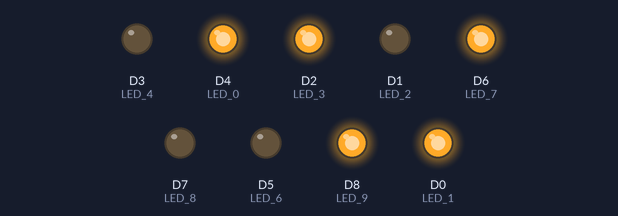
A program run on a simulated ESP8266 (NodeMCU). Parts: output pins drawn as LEDs (lit = HIGH).

Above: at 0.2 s.
At 1.7 s:
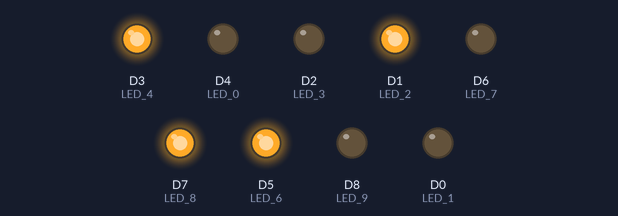
Timing chart, 0 to 3.0 s (numbered marks = the images above):
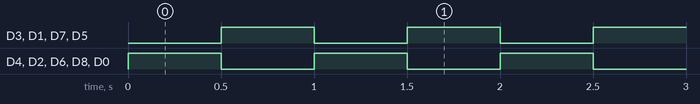

Measured:
- by itself, D3 (LED_4), D4 (LED_0), D2 (LED_3), D1 (LED_2), D6 (LED_7), D7 (LED_8), D5 (LED_6), D8 (LED_9), D0 (LED_1): alternates HIGH for 0.50 s and LOW for 0.50 s

The program:

main.cpp
```cpp
#include <Arduino.h>
#define H HIGH
#define L LOW
#define LED_0 LED_BUILTIN
#define LED_1 D0
#define LED_2 D1
#define LED_3 D2
#define LED_4 D3
#define LED_5 D4
#define LED_6 D5
#define LED_7 D6
#define LED_8 D7
#define LED_9 D8
void setup()
{
  pinMode(LED_0, OUTPUT);
  pinMode(LED_1, OUTPUT);
  pinMode(LED_2, OUTPUT);
  pinMode(LED_3, OUTPUT);
  pinMode(LED_4, OUTPUT);
  pinMode(LED_5, OUTPUT);
  pinMode(LED_6, OUTPUT);
  pinMode(LED_7, OUTPUT);
  pinMode(LED_8, OUTPUT);
  pinMode(LED_9, OUTPUT);
}

void loop()
{
  digitalWrite(LED_1, H);
  digitalWrite(LED_2, L);
  digitalWrite(LED_3, H);
  digitalWrite(LED_4, L);
  digitalWrite(LED_5, H);
  digitalWrite(LED_6, L);
  digitalWrite(LED_7, H);
  digitalWrite(LED_8, L);
  digitalWrite(LED_9, H);
  delay(500);
  digitalWrite(LED_1, L);
  digitalWrite(LED_2, H);
  digitalWrite(LED_3, L);
  digitalWrite(LED_4, H);
  digitalWrite(LED_5, L);
  digitalWrite(LED_6, H);
  digitalWrite(LED_7, L);
  digitalWrite(LED_8, H);
  digitalWrite(LED_9, L);
  delay(500);
}
```
